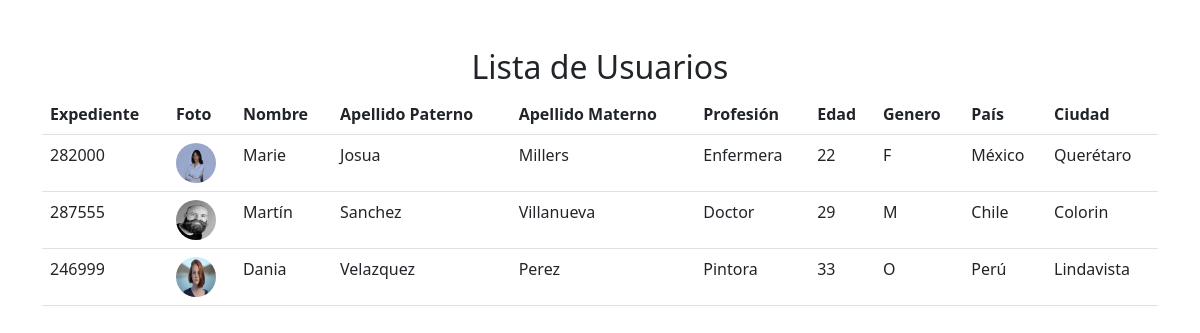
The page /usuario/lista/ on the database its author committed.
### usuarios/models.py (models this page shows, shortened)
class Usuario(models.Model):
    genero_eleccion = (
        ('M', 'Masculino'),
        ('F', 'Femenino'),
        ('O', 'Otro'),
    )
    expediente = models.IntegerField()
    photo = models.ImageField(upload_to='photos/%Y/%m/%d/')
    nombre = models.CharField(max_length=100)
    apellidopaterno = models.CharField(max_length=100)
    apellidomaterno = models.CharField(max_length=100)
    profesion = models.CharField(max_length=100)
    edad = models.IntegerField()
    genero = models.CharField(choices=genero_eleccion, max_length=100)
    pais = models.CharField(max_length=100)
    ciudad = models.CharField(max_length=100)

### usuarios/views.py (the view)
# urls.py: path('lista/', views.usuariolist, name="usuario_list")
def usuariolist(request):
    get_usuarios = Usuario.objects.all() # Traemos toda la data de la clase usuarios
    data = {
        'get_usuarios': get_usuarios
    }
    return render(request, 'usuariolist.html', data)

### templates/usuariolist.html (shortened to what this page needs)
{% load static %}
<!DOCTYPE html>
<html lang="es" dir="ltr">
<head>
  <link rel="stylesheet" href="{% static 'css/bootstrap.min.css'%}">
</head>
<body>
  <div class="container">
    <h2 class="text-center mt-5">Lista de Usuarios</h2>
    <table class="table">
      <thead>
        <tr>
          <th scope="col">Expediente</th>
          <th scope="col">Foto</th>
          <th scope="col">Nombre</th>
          <th scope="col">Apellido Paterno</th>
          <th scope="col">Apellido Materno</th>
          <th scope="col">Profesión</th>
          <th scope="col">Edad</th>
          <th scope="col">Genero</th>
          <th scope="col">País</th>
          <th scope="col">Ciudad</th>
        </tr>
      </thead>
      <tbody>
          {% for usr in get_usuarios %}
        <tr>
          <td>{{ usr.expediente }}</td>
          <td><img src="{{ usr.photo.url }}" width="40" height="40" style="border-radius:50px;"></td>
          <td>{{ usr.nombre }}</td>
          <td>{{ usr.apellidopaterno }}</td>
          <td>{{ usr.apellidomaterno }}</td>
          <td>{{ usr.profesion }}</td>
          <td>{{ usr.edad }}</td>
          <td>{{ usr.genero }}</td>
          <td>{{ usr.pais }}</td>
          <td>{{ usr.ciudad }}</td>
        </tr>
          {% endfor %}
      </tbody>
    </table>
  </div>
</body>
</html>

### rows shown on the page
Usuario: expediente "282000", photo (picture), nombre "Marie", apellidopaterno "Josua", apellidomaterno "Millers", profesion "Enfermera", edad "22", genero "F", pais "México", ciudad "Querétaro"
Usuario: expediente "287555", photo (picture), nombre "Martín", apellidopaterno "Sanchez", apellidomaterno "Villanueva", profesion "Doctor", edad "29", genero "M", pais "Chile", ciudad "Colorin"
Usuario: expediente "246999", photo (picture), nombre "Dania", apellidopaterno "Velazquez", apellidomaterno "Perez", profesion "Pintora", edad "33", genero "O", pais "Perú", ciudad "Lindavista"
